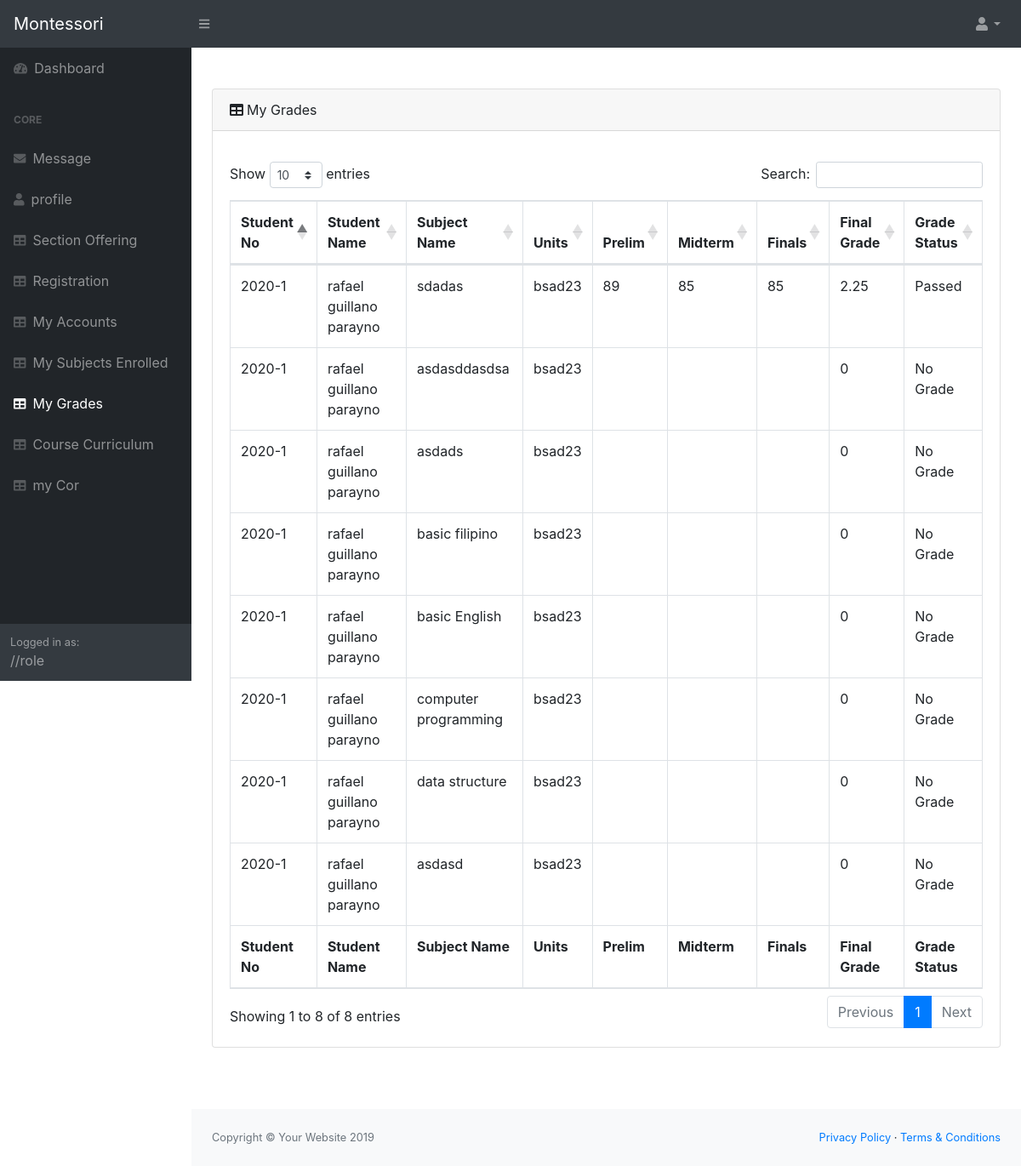
Screenshot of /system/pages/MyGrades.php (signed in) with the database file from the repository.
### tables this page shows
CREATE TABLE `personaldata` (
  `personal_id` int(11) NOT NULL,
  `sno` varchar(30) NOT NULL,
  `firstname` varchar(50) NOT NULL,
  `lastname` varchar(50) NOT NULL,
  `middlename` varchar(20) NOT NULL,
  `Course` int(11) NOT NULL,
  `pob` varchar(20) NOT NULL,
  `dob` varchar(20) NOT NULL,
  `gender` varchar(20) NOT NULL,
  `civil` varchar(20) NOT NULL,
  `nationality` varchar(20) NOT NULL,
  `Address` text NOT NULL,
  `CpNo` varchar(20) NOT NULL,
  `EmailAdd` varchar(50) NOT NULL,
  `Religion` varchar(20) NOT NULL,
  `age` int(11) NOT NULL,
  `isEnrolled` int(11) NOT NULL,
  `semid` int(11) NOT NULL,
  `syid` int(11) NOT NULL
);

CREATE TABLE `subjectstbl` (
  `subject_id` int(11) NOT NULL,
  `subjectname` varchar(50) NOT NULL,
  `subjectcode` varchar(20) NOT NULL,
  `subject_units` int(11) NOT NULL,
  `subyr` int(11) NOT NULL,
  `semid` int(11) NOT NULL,
  `syid` int(11) NOT NULL,
  `course_id` int(11) NOT NULL
);

CREATE TABLE `sections` (
  `section_id` int(11) NOT NULL,
  `section_name` varchar(50) NOT NULL,
  `section_yr` int(11) NOT NULL,
  `course_id` int(11) NOT NULL,
  `syid` int(11) NOT NULL,
  `semid` int(11) NOT NULL
);

CREATE TABLE `studentgrades` (
  `grades_id` int(11) NOT NULL,
  `sno` varchar(255) NOT NULL,
  `prelim` int(11) NOT NULL,
  `midterm` int(11) NOT NULL,
  `finals` int(11) NOT NULL,
  `subject_id` int(11) NOT NULL
);

### system/pages/MyGrades.php (called while the page is built)
<?php
include('header.php');
include('navigation.php');
?>
<?php
include('Students/_mygrades.php');
?>
<?php
include('footer.php');
?>

### system/pages/functions.php (called while the page is built, shortened)
<?php
$db = new DBController();
$studentGrade = new StudentGrade($db);

### system/pages/Students/_mygrades.php (the view, shortened to what this page needs)
<?php
$sno =  $_SESSION['id'];
$myGrades = $studentGrade->getData2($sno);
function getStatus($finalGrade)
{
    $results = "";
    if ($finalGrade > 3) {
        $results = 'Failed';
    } else {
        $results = 'Passed';
    }
    return $results;
}
function computeGradeAvg($prelim, $midterm, $final)
{
    $avgGrade = ($prelim + $midterm + $final) / 3;
    $finalGrade = 0;
    if ($avgGrade < 75) {
        $finalGrade = 5.0;
    } else if ($avgGrade < 80) {
        $finalGrade = 3.0;
    } else if ($avgGrade < 84) {
        $finalGrade = 2.5;
    } else if ($avgGrade < 88) {
        $finalGrade = 2.25;
    } else if ($avgGrade < 92) {
        $finalGrade = 2.0;
    } else if ($avgGrade < 96) {
        $finalGrade = 1.5;
    } else if ($avgGrade < 100) {
        $finalGrade = 1.25;
    }
    return $finalGrade;
}
?>
<main class="">
    <div class="container my-5">
        <div class="row">
            <div class="col-12 align-self-center">
                <div class="card mb-4">
                    <div class="card-header"><i class="fas fa-table mr-1"></i>My Grades
                    </div>
                    <div class="card-body">
                        <div class="table-responsive">
                            <table class="table table-bordered" id="dataTable" width="100%" cellspacing="0">
                                <thead>
                                    <tr>
                                        <th>Student No</th>
                                        <th>Student Name</th>
                                        <th>Subject Name</th>
                                        <th>Units</th>
                                        <th>Prelim</th>
                                        <th>Midterm</th>
                                        <th>Finals</th>
                                        <th>Final Grade</th>
                                        <th>Grade Status</th>
                                    </tr>
                                </thead>
                                <tfoot>
                                    <tr>
                                        <th>Student No</th>
                                        <th>Student Name</th>
                                        <th>Subject Name</th>
                                        <th>Units</th>
                                        <th>Prelim</th>
                                        <th>Midterm</th>
                                        <th>Finals</th>
                                        <th>Final Grade</th>
                                        <th>Grade Status</th>
                                    </tr>
                                </tfoot>
                                <tbody>
                                    <?php array_map(function ($grades) { ?>
                                        <tr>
                                            <?php
                                            $results = "No Grade";
                                            $finalGrade = 0;
                                            if ($grades['prelim'] != null) {
                                                $finalGrade = computeGradeAvg($grades['prelim'], $grades['midterm'], $grades['finals']);
                                                $results = getStatus($finalGrade);
                                            }
                                            ?>
                                            <td><?= $grades['sno'] ?></td>
                                            <td><?= $grades['StudentName'] ?></td>
                                            <td><?= $grades['subjectname'] ?></td>
                                            <td><?= $grades['section_name'] ?></td>
                                            <td><?= $grades['prelim'] ?></td>
                                            <td><?= $grades['midterm'] ?></td>
                                            <td><?= $grades['finals'] ?></td>
                                            <td><?= $finalGrade ?></td>
                                            <td><?= $results ?></td>
                                        </tr>
                                    <?php }, $myGrades) ?>
                                </tbody>
                            </table>
                        </div>
                    </div>
                </div>
            </div>
        </div>
    </div>
</main>

### rows the page displays
personaldata: sno "2020-1 2020-1 2020-1 2020-1 2020-1 2020-1 2020-1 2020-1"
subjectstbl: subjectname "sdadas"
sections: section_name "bsad23 bsad23 bsad23 bsad23 bsad23 bsad23 bsad23 bsad23"
studentgrades: prelim "89", midterm "85", finals "85", results "Passed"
subjectstbl: subjectname "asdasddasdsa"
subjectstbl: subjectname "asdads"
subjectstbl: subjectname "basic filipino"
subjectstbl: subjectname "basic English"
subjectstbl: subjectname "computer programming"
subjectstbl: subjectname "data structure"
subjectstbl: subjectname "asdasd"

### other values shown
$grades['StudentName'] "rafael guillano parayno rafael guillano parayno rafael guillano parayno rafael guillano parayno rafael guillano parayno rafael guillano parayno rafael guillano parayno rafael guillano parayno"
$finalGrade "2.25 0 0 0 0 0 0 0"
$results "No Grade No Grade No Grade No Grade No Grade No Grade No Grade"
